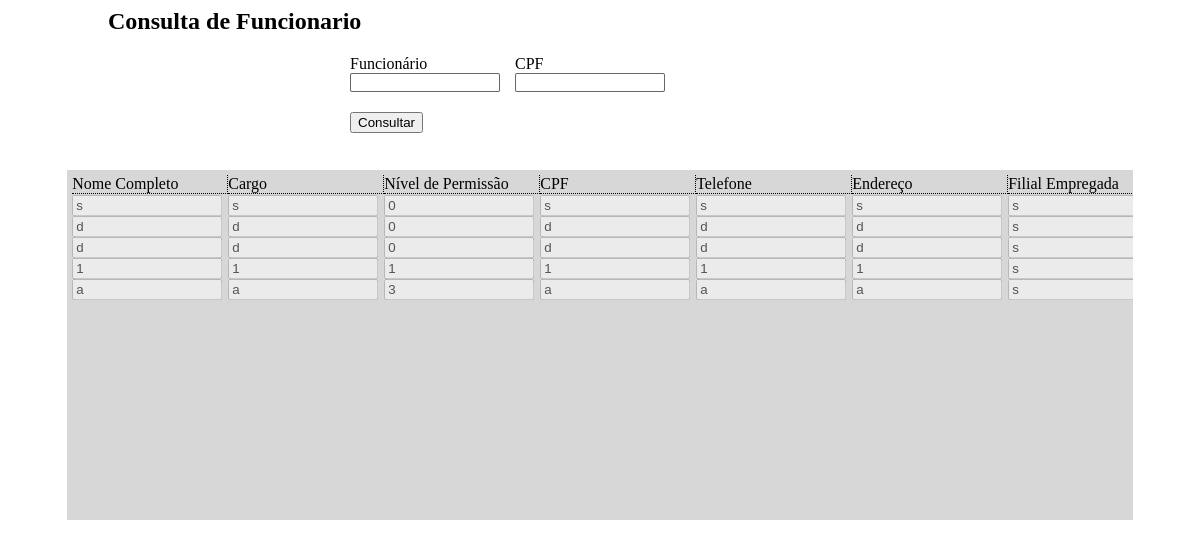
Page /cons_funcionario/funcionario.php on the committed database.
### tables this page shows
CREATE TABLE IF NOT EXISTS `funcionario` (
`id` int(10) NOT NULL,
  `nome` varchar(35) NOT NULL,
  `cargo` varchar(35) NOT NULL,
  `nivel` int(1) NOT NULL,
  `cpf` varchar(35) NOT NULL,
  `telefone` varchar(35) NOT NULL,
  `endereco` varchar(65) NOT NULL,
  `filial` varchar(35) NOT NULL,
  `data` varchar(35) NOT NULL
);

### cons_funcionario/php/exibir.php (called while the page is built)
<?php
	$sql_consulta_funcionario = "SELECT * FROM funcionario";
	$query_consulta_funcionario = mysqli_query($conexao, $sql_consulta_funcionario) or die(mysqli_errno($conexao));
	$exibir_consulta_funcionario = mysqli_fetch_assoc($query_consulta_funcionario);
?>

### cons_funcionario/funcionario.php (the view, shortened to what this page needs)
<html>
<head>
<link rel="stylesheet" type="text/css" href="css/funcionario.css">
</head>
<body>
<?php
	require_once('../php/conexao.php');
	require_once('php/exibir.php');
?>
	<div class="formulario_consulta_funcionario">
		<h2>Consulta de Funcionario</h2>
		<form method="POST" class="consulta_funcionario">
			<div class="le">
				<div>
				<label>Funcionário</label>
				<input type="text" id="consulta_funcionario_nome" name="consulta_funcionario_nome" class="consulta_funcionario_padrao">
				</div>
				<div>
				<label>CPF</label>
				<input type="text" id="consulta_funcionario_cpf" name="consulta_funcionario_cpf" class="consulta_funcionario_padrao">
				</div>
			</div>
			<div class="consulta_funcionario_botao">
				<input type="submit" id="consulta_funcionario_button" name="consulta_funcionario_button" value="Consultar" />
			</div>
		</form>
	</div>
	<div class="fundo_consulta_funcionario">
		<div class="cabecalho_exibir">
			<ul>
				<li>Nome Completo</li>
				<li>Cargo</li>
				<li>Nível de Permissão</li>
				<li>CPF</li>
				<li>Telefone</li>
				<li>Endereço</li>
				<li>Filial Empregada</li>
			</ul>
		</div>
		<div class="exibir_consulta_funcionario">
<?php
	if($exibir_consulta_funcionario > 0){
		do{
?>
			<form method="POST" id="buscando<?=$exibir_consulta_funcionario['id']?>">
				<input type="text" name="funcionario_nome<?=$exibir_consulta_funcionario['id']?>" id="funcionario_nome<?=$exibir_consulta_funcionario['id']?>" class="Iconsulta_funcionario" value="<?=$exibir_consulta_funcionario['nome']?>" disabled />
				<input type="text" name="funcionario_cargo<?=$exibir_consulta_funcionario['id']?>" id="funcionario_cargo<?=$exibir_consulta_funcionario['id']?>" class="Iconsulta_funcionario" value="<?=$exibir_consulta_funcionario['cargo']?>" disabled />
				<input type="text" name="funcionario_nivel<?=$exibir_consulta_funcionario['id']?>" id="funcionario_nivel<?=$exibir_consulta_funcionario['id']?>" class="Iconsulta_funcionario" value="<?=$exibir_consulta_funcionario['nivel']?>" disabled />
				<input type="text" name="funcionario_cpf<?=$exibir_consulta_funcionario['id']?>" id="funcionario_cpf<?=$exibir_consulta_funcionario['id']?>" class="Iconsulta_funcionario" value="<?=$exibir_consulta_funcionario['cpf']?>" disabled />
				<input type="text" name="funcionario_telefone<?=$exibir_consulta_funcionario['id']?>" id="funcionario_telefone<?=$exibir_consulta_funcionario['id']?>" class="Iconsulta_funcionario" value="<?=$exibir_consulta_funcionario['telefone']?>" disabled />
				<input type="text" name="funcionario_endereco<?=$exibir_consulta_funcionario['id']?>" id="funcionario_endereco<?=$exibir_consulta_funcionario['id']?>" class="Iconsulta_funcionario" value="<?=$exibir_consulta_funcionario['endereco']?>" disabled />
				<input type="text" name="funcionario_filial<?=$exibir_consulta_funcionario['id']?>" id="funcionario_filial<?=$exibir_consulta_funcionario['id']?>" class="Iconsulta_funcionario" value="<?=$exibir_consulta_funcionario['filial']?>" disabled />
			</form>
<?php
		}while($exibir_consulta_funcionario = mysqli_fetch_assoc($query_consulta_funcionario));
	}
?>
		</div>
	</div>
</body>
</html>

### cons_funcionario/css/funcionario.css (style rules this page uses)
div.formulario_consulta_funcionario { font-family: Agency FB; }
div.formulario_consulta_funcionario h2 { font-family: Agency FB; margin-left: 100px; }
form.consulta_funcionario div.le { width: 100%; float:left; }
form.consulta_funcionario { width: 500px; height: 100px; margin: 10px auto 0px auto; }
form.consulta_funcionario div div { width: 150px; float: left; margin-right: 15px; padding-bottom: 10px; }
input.consulta_funcionario_padrao { width: 150px; border-radius: 2px; border: 1px groove rgba(0,0,0,0.6); }
div.consulta_funcionario_botao { margin-top: 10px; margin-bottom: 30px; font-family: Agency FB; font-size: 17px; float: left; }
div.fundo_consulta_funcionario { margin: 15px auto 0 auto; width: 90%; height: 350px; background: rgb(215,215,215); overflow: scroll; }
div.cabecalho_exibir { width: 1450px; float: left; }
div.cabecalho_exibir ul { list-style-type: none; margin: 5px 0px 0px 5px; padding: 0px; }
div.cabecalho_exibir li { width: 140px; float: left; padding-right: 15px; border-right: 1px dotted black; border-bottom: 1px dotted black; }
div.exibir_consulta_funcionario { width: 1450px; float: left; margin: 1px 0px 0px 5px; }
div.exibir_consulta_funcionario form { margin: 0px; }
div.exibir_consulta_funcionario input.Iconsulta_funcionario { width: 150px; margin-right: 2px; }

### rows in the picture
funcionario: nome "s", cargo "s", nivel "0", cpf "s", telefone "s", endereco "s", filial "s"
funcionario: nome "d", cargo "d", nivel "0", cpf "d", telefone "d", endereco "d", filial "s"
funcionario: nome "d", cargo "d", nivel "0", cpf "d", telefone "d", endereco "d", filial "s"
funcionario: nome "1", cargo "1", nivel "1", cpf "1", telefone "1", endereco "1", filial "s"
funcionario: nome "a", cargo "a", nivel "3", cpf "a", telefone "a", endereco "a", filial "s"
